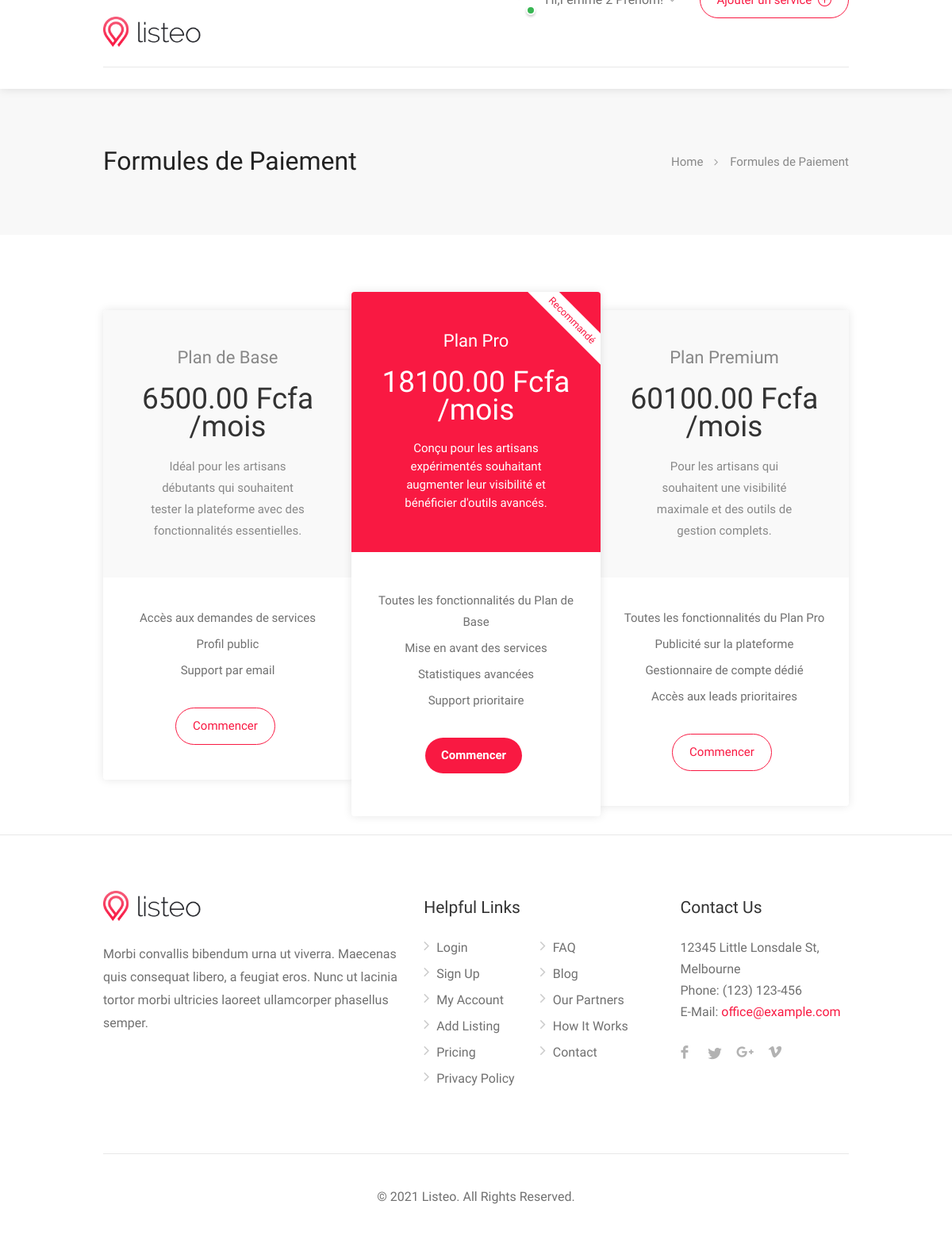
/pricing/ (signed in), run on the app's committed database.
### users/models.py (models this page shows, shortened)
class SubscriptionPlan(models.Model):
    name = models.CharField(max_length=50)
    description = models.CharField(max_length=500)
    is_recommended = models.BooleanField(default=False)
    price = models.DecimalField(max_digits=10, decimal_places=2)
    price_type = models.CharField(max_length=50, choices=PRICE_CHOICES)
    features = models.ManyToManyField(SubscriptionFeature)
    create_at = models.DateTimeField(auto_now_add=True)
    update_at = models.DateTimeField(auto_now=True)
    is_delete = models.BooleanField(default=False)

class SubscriptionFeature(models.Model):
    name = models.CharField(max_length=50)
    create_at = models.DateTimeField(auto_now_add=True)
    update_at = models.DateTimeField(auto_now=True)
    is_delete = models.BooleanField(default=False)

### frontend/views.py (the view)
# urls.py: path('pricing/', views.pricing, name='pricing'),
def pricing(request):
    subscription_plans = SubscriptionPlan.objects.all()
    response = {
        'plan0': subscription_plans[0],
        'plan1': subscription_plans[1],
        'plan2': subscription_plans[2],
    }
    return render(request, 'pages-pricing-tables.html', response)

### templates/pages-pricing-tables.html (shortened to what this page needs)
{% extends 'bases/index-base.html' %}
{% load static %}
{% block content %}
<div id="titlebar">
	<div class="container">
		<div class="row">
			<div class="col-md-12">
				<h2>Formules de Paiement</h2>
				<nav id="breadcrumbs">
					<ul>
						<li><a href="#">Home</a></li>
						<li>Formules de Paiement</li>
					</ul>
				</nav>
			</div>
		</div>
	</div>
</div>
<div class="container">
	<div class="row">
		<div class="col-md-12">
			<div class="pricing-container margin-top-30">
                	<div class="plan">
					<div class="plan-price">
						<h3>{{ plan0.name }}</h3>
						<span class="value">{{ plan0.price }} Fcfa {{ plan0.price_type }}</span>
						<span class="period">{{ plan0.description }}</span>
					</div>
					<div class="plan-features">
						<ul>
                            {% for feature in plan0.features.all %}
                            	<li>{{ feature.name }}</li>
                            {% endfor %}
						</ul>
						<a class="button border" href="{% url 'register_artisan' %}?subscription_name={{ plan0.name }}">Commencer</a>
					</div>
				</div>
				<div class="plan featured">
					<div class="listing-badge">
						<span class="featured">Recommandé</span>
					</div>
					<div class="plan-price">
						<h3>{{ plan1.name }}</h3>
						<span class="value">{{ plan1.price }} Fcfa {{ plan1.price_type }}</span>
						<span class="period">{{ plan1.description }}</span>
					</div>
					<div class="plan-features">
						<ul>
                            {% for feature in plan1.features.all %}
                            	<li>{{ feature.name }}</li>
                            {% endfor %}
						</ul>
						<a class="button" href="{% url 'register_artisan' %}?subscription_name={{ plan1.name }}">Commencer</a>
					</div>
				</div>
				<div class="plan">
					<div class="plan-price">
						<h3>{{ plan2.name }}</h3>
						<span class="value">{{plan2.price}} Fcfa {{ plan2.price_type }}</span>
						<span class="period">{{ plan2.description}}</span>
					</div>
					<div class="plan-features">
						<ul>
                            {% for feature in plan2.features.all %}
                            	<li>{{ feature.name }}</li>
                            {% endfor %}
						</ul>
						<a class="button border" href="{% url 'register_artisan' %}?subscription_name={{ plan2.name }}">Commencer</a>
					</div>
				</div>
			</div>
		</div>
	</div>
</div>
{% endblock %}

### templates/bases/index-base.html (shortened to what this page needs)
{% load static %}
<!DOCTYPE html>
<head>
<link rel="stylesheet" href="{% static 'css/style.css' %}">
<link rel="stylesheet" href="{% static 'css/main-color.css' %}" id="colors">
</head>
<body>
<div id="wrapper">
<header id="header-container" class="no-shadow">
	<div id="header">
		<div class="container">
			<div class="left-side">
				<div id="logo">
					<a href="{% url "index" %}"><img src="{% static 'images/logo.png' %}" alt=""></a>
				</div>
				<nav id="navigation" class="style-1">
				</nav>
				<div class="clearfix"></div>
			</div>
			<div class="right-side">
				<div class="header-widget">
                    {% if request.user.is_authenticated %}
                        <div class="user-menu">
                            <div class="user-name"><span><img src="{{ request.user.user_artisan_set.profile_image.url }}" alt=""></span>Hi,{{ request.user.last_name }}!</div>
                        </div>
                    {% else %}
                    <a href="{% url 'login' %}" class="sign-in popup-with-zoom-anim"><i class="sl sl-icon-login"></i> Sign In</a>
                    {% endif %}
                    <a href="{% url 'create_service' %}" class="button border with-icon">Ajouter un service <i class="sl sl-icon-plus"></i></a>
                </div>
			</div>
		</div>
	</div>
</header>
{% block content %}
{% endblock %}
<div id="footer" class="sticky-footer">
	<div class="container">
		<div class="row">
			<div class="col-md-5 col-sm-6">
				<img class="footer-logo" src="{% static 'images/logo.png' %}" alt="">
				<br><br>
				<p>Morbi convallis bibendum urna ut viverra. Maecenas quis consequat libero, a feugiat eros. Nunc ut lacinia tortor morbi ultricies laoreet ullamcorper phasellus semper.</p>
			</div>
			<div class="col-md-4 col-sm-6 ">
				<h4>Helpful Links</h4>
				<ul class="footer-links">
					<li><a href="#">Login</a></li>
					<li><a href="#">Sign Up</a></li>
					<li><a href="#">My Account</a></li>
					<li><a href="#">Add Listing</a></li>
					<li><a href="#">Pricing</a></li>
					<li><a href="#">Privacy Policy</a></li>
				</ul>
				<ul class="footer-links">
					<li><a href="#">FAQ</a></li>
					<li><a href="#">Blog</a></li>
					<li><a href="#">Our Partners</a></li>
					<li><a href="#">How It Works</a></li>
					<li><a href="#">Contact</a></li>
				</ul>
				<div class="clearfix"></div>
			</div>
			<div class="col-md-3  col-sm-12">
				<h4>Contact Us</h4>
				<div class="text-widget">
					<span>12345 Little Lonsdale St, Melbourne</span> <br>
					Phone: <span>(123) 123-456 </span><br>
					E-Mail:<span> <a href="#">office@example.com</a> </span><br>
				</div>
				<ul class="social-icons margin-top-20">
					<li><a class="facebook" href="#"></a></li>
					<li><a class="twitter" href="#"></a></li>
					<li><a class="gplus" href="#"></a></li>
					<li><a class="vimeo" href="#"></a></li>
				</ul>
			</div>
		</div>
		<div class="row">
			<div class="col-md-12">
				<div class="copyrights">© 2021 Listeo. All Rights Reserved.</div>
			</div>
		</div>
	</div>
</div>
</div>
</body>
</html>

### static/css/main-color.css (style rules this page uses)
.comment-by-listing a:hover, .browse-all-user-listings a i, .hosted-by-title h4 a:hover, .style-2 .trigger.active a, .style-2 .ui-accordion .ui-accordion-header-active:hover, .style-2 .ui-accordion .ui-accordion-header-active, #posts-nav li a:hover, .plan.featured .listing-badge, .post-content h3 a:hover, .add-review-photos i, .show-more-button i, .listing-details-sidebar li a, .star-rating .rating-counter a:hover, .more-search-options-trigger:after, .header-widget .sign-in:hover, #footer a, #footer .footer-links li a:hover, #navigation.style-1 .current, #navigation.style-1 ul li:hover a, .user-menu.active .user-name:after, .user-menu:hover .user-name:after, .user-menu.active .user-name, .user-menu:hover .user-name, .main-search-input-item.location a:hover, .chosen-container .chosen-results li.highlighted, .input-with-icon.location a i:hover, .sort-by .chosen-container-single .chosen-single div:after, .sort-by .chosen-container-single .chosen-default, .panel-dropdown a:after, .post-content a.read-more, .post-meta li a:hover, .widget-text h5 a:hover, .about-author a, a.button.border.white:hover, .icon-box-2 i, a.button.border, .style-2 .ui-accordion .ui-accordion-header:hover, .style-2 .trigger a:hover , .plan.featured .listing-badges .featured, .list-4 li:before, .list-3 li:before, .list-2 li:before, .list-1 li:before, .info-box h4, .testimonial-carousel .slick-slide.slick-active .testimonial:before, .sign-in-form .tabs-nav li a:hover, .sign-in-form .tabs-nav li.active a, .lost_password:hover a, #top-bar .social-icons li a:hover i, .listing-share .social-icons li a:hover i, .agent .social-icons li a:hover i, #footer .social-icons li a:hover i, .headline span i { color: #f91942; }
.daterangepicker td.active.end-date.in-range.available, .qtyTotal, .mm-menu em.mm-counter, .option-set li a.selected, .category-small-box:hover, .pricing-list-container h4:after, #backtotop a, .chosen-container-multi .chosen-choices li.search-choice, .select-options li:hover, button.panel-apply, .layout-switcher a:hover, .listing-features.checkboxes li:before, .comment-by a.reply:hover, .add-review-photos:hover, .office-address h3:after, .post-img:before, button.button, input[type="button"], input[type="submit"], a.button, a.button.border:hover, table.basic-table th, .plan.featured .plan-price, mark.color, .style-4 .tabs-nav li.active a, .style-5 .tabs-nav li.active a, .dashboard-list-box .button.gray:hover, .change-photo-btn:hover, .dashboard-list-box a.rate-review:hover, input:checked + .slider, .add-pricing-submenu.button:hover, .add-pricing-list-item.button:hover, .custom-zoom-in:hover, .custom-zoom-out:hover, #geoLocation:hover, #streetView:hover, #scrollEnabling:hover, #scrollEnabling.enabled, #mapnav-buttons a:hover, #sign-in-dialog .mfp-close:hover, #small-dialog .mfp-close:hover { background-color: #f91942; }
a.button.border { color: #f91942; border-color: #f91942; }

### data on the page
SubscriptionPlan: name "Plan de Base", price "6500.00", price_type "/mois", description "Idéal pour les artisans débutants qui souhaitent tester la plateforme avec des fonctionnalités essentielles."
SubscriptionFeature: name "Accès aux demandes de services"
SubscriptionFeature: name "Profil public"
SubscriptionFeature: name "Support par email"
SubscriptionPlan: name "Plan Pro", price "18100.00", price_type "/mois", description "Conçu pour les artisans expérimentés souhaitant augmenter leur visibilité et bénéficier d'outils avancés."
SubscriptionFeature: name "Toutes les fonctionnalités du Plan de Base"
SubscriptionFeature: name "Mise en avant des services"
SubscriptionFeature: name "Statistiques avancées"
SubscriptionFeature: name "Support prioritaire"
SubscriptionPlan: name "Plan Premium", price "60100.00", price_type "/mois", description "Pour les artisans qui souhaitent une visibilité maximale et des outils de gestion complets."
SubscriptionFeature: name "Toutes les fonctionnalités du Plan Pro"
SubscriptionFeature: name "Publicité sur la plateforme"
SubscriptionFeature: name "Gestionnaire de compte dédié"
SubscriptionFeature: name "Accès aux leads prioritaires"
